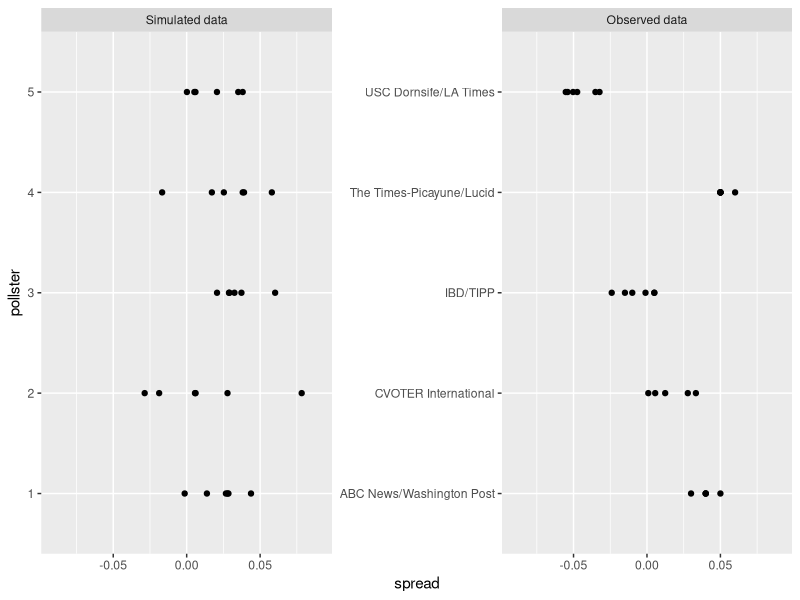
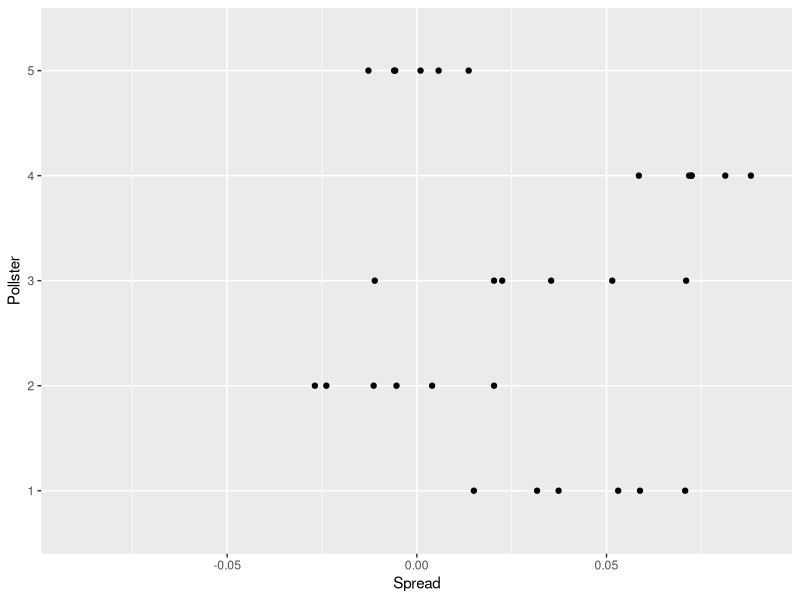

R code for these plots, in order: (Note: this script raises an error after producing the figures.)
## ---- chunk 1
#| echo: false
#| message: false
#| warning: false
#| cache: false
#| 
library(tidyverse)
library(dslabs)
## ---- chunk 2
#knitr::include_graphics(file.path(img_path, "pollster-2016-predictions.png"))
tmp <- data.frame(NYT = "  85%", `538` = "  71%", HuffPost = "  98%", PW = "  89%", PEC = " >99%", DK = "  92%", Cook = " Lean Dem", Roth = " Lean Dem", check.names = FALSE, row.names = "Win Prob")
if (knitr::is_html_output()) {
  knitr::kable(tmp, "html") |>
    kableExtra::kable_styling(bootstrap_options = "striped", full_width = FALSE)
} else{
  knitr::kable(tmp, "latex", booktabs = TRUE) |>
    kableExtra::kable_styling(font_size = 8)
}
## ---- chunk 3
set.seed(2012)
J <- 6
N <- 3000
theta <- 0.021
p <- (theta + 1)/2
y <- rnorm(J, theta, 2*sqrt(p*(1 - p)/N))
## ---- chunk 4
I <- 5
y <- sapply(1:I, function(i) rnorm(J, theta, 2*sqrt(p*(1 - p)/N)))
## ---- chunk 5
polls <- polls_us_election_2016 |> 
  filter(state == "U.S." & enddate >= "2016-11-02" & population == "lv") |>
  mutate(spread = rawpoll_clinton/100 - rawpoll_trump/100) 

tmp <- polls |> group_by(pollster) |> 
  filter(n() >= 5) |> 
  ungroup() |>
  select(pollster, spread) |>
  mutate(type = "Observed data", pollster = as.character(pollster)) |>
  bind_rows(tibble(spread = as.vector(y) , 
                      pollster = rep(as.character(1:I), each = J),
                      type = "Simulated data")) 
tmp |>
  mutate(type = factor(type, levels = c("Simulated data", "Observed data"))) |>
  ggplot(aes(pollster, spread)) + 
  geom_point() + 
  coord_flip() +
  facet_wrap( ~ type, scales = "free_y") +
  ylim(-.09,.09)
## ---- chunk 6
h <- rnorm(I, 0, 0.025)
y <- sapply(1:I, function(i) theta + h[i] + rnorm(J, 0, 2*sqrt(p*(1 - p)/N)))
## ---- chunk 7
data.frame(Spread = as.vector(y) , Pollster = as.factor(rep(1:I, each = J))) |>
  ggplot(aes(Pollster, Spread)) +
  geom_point() +
  coord_flip() +
  ylim(-.09,.09)
## ---- chunk 8
one_poll_per_pollster <- polls |> group_by(pollster) |> 
  filter(enddate == max(enddate)) |>
  ungroup()
## ---- chunk 9
y_bar <- mean(one_poll_per_pollster$spread)
## ---- chunk 10
sigma_b <- 0.03
s2 <- with(one_poll_per_pollster, sd(spread)^2/length(spread))
se <- sqrt(s2 + sigma_b^2)
## ---- chunk 11
theta_0 <- 0
tau <- 0.05
B <- se^2/(se^2 + tau^2)
posterior_mean <- B*theta_0 + (1 - B)*y_bar
posterior_se <- sqrt(1/(1/se^2 + 1/tau^2))
1 - pnorm(0, posterior_mean, posterior_se)
## ---- chunk 12
results <- results_us_election_2016 |> select(state, electoral_votes)
## ---- chunk 13
polls <- polls_us_election_2016 |>
  filter(state != "U.S." & enddate >= "2016-11-02" &  population != "a") |>
  mutate(spread = (rawpoll_clinton - rawpoll_trump)/100)
## ---- chunk 14
polls <- polls |>
  arrange(population, desc(enddate)) |>
  group_by(state, pollster) |>
  slice(1) |>
  ungroup() 
## ---- chunk 15
weights <- data.frame(grade = unique(sort(polls$grade))) |> 
  mutate(weight = seq(0.3, 1, length = length(grade)))
## ---- chunk 16
polls <- polls |> 
  filter(!is.na(grade)) |>
  left_join(weights, by = "grade") |> 
  group_by(state) |>
  summarize(n = n(),
            avg = sum(weight*spread)/sum(weight), 
            sd = sqrt(sum(weight*(spread - avg)^2)/((n - 1)/n*sum(weight))),
            n_eff = sum(weight)^2/sum(weight^2))
## ---- chunk 17
polls$sd <- with(polls, median(sd[n_eff >= 5], na.rm = TRUE))
## ---- chunk 18
results <- left_join(results, polls, by = "state")
## ---- chunk 19
results <- results_us_election_2012 |> 
  mutate(theta_0 = (obama - romney)/100) |> 
  select(state, theta_0) |> 
  right_join(results, by = "state")
## ---- chunk 20
results$tau <- 0.05
## ---- chunk 21
results <- results |>
  mutate(B = sd^2/n_eff/((sd^2/n_eff) + tau^2),
         posterior_mean = if_else(is.na(avg), theta, B*theta_0 + (1 - B)*avg),
         posterior_se = if_else(is.na(avg), tau, sqrt(1/(n_eff/sd^2 + 1/tau^2))))
## ---- chunk 22
set.seed(1983)
B <- 50000
n_states <- nrow(results)
trump_ev <- replicate(B,{
  theta <- with(results, rnorm(n_states, posterior_mean, posterior_se))
  sum(results$electoral_votes[theta < 0])
})
mean(trump_ev > 269)
## ---- chunk 23
sigma_b <- 0.03
trump_ev_2 <- replicate(B, {
  bias <- rnorm(1, 0, sigma_b) 
  mu <- with(results, rnorm(n_states, posterior_mean, posterior_se))
  mu <- mu + bias
  sum(results$electoral_votes[mu < 0])
})
mean(trump_ev_2 > 269)
## ---- chunk 24
state_map <- setNames(c("DC", "ME", "NE"), c("District of Columbia", "Maine","Nebraska"))
tmp <- left_join(results, results_us_election_2016, by = "state") |>
  mutate(abb = state.abb[match(state, state.name)]) |> 
  mutate(abb = ifelse(is.na(abb), str_replace_all(state, state_map), abb)) |> 
  mutate(spread = clinton - trump, avg = avg*100)

tmp |>
  filter(n >= 3 & abb != "DC") |>
  ggplot(aes(avg, spread)) +
  geom_point(aes(size = n)) + 
  geom_abline() +
  ggrepel::geom_text_repel(aes(label = abb), size = 2) +
  scale_size_continuous(range = c(0, 3)) +
  labs(x = "Polling average", y = "Actual result", caption = "Includes states with three or more polls taken during the last week.", title = "Difference between Clinton and Trump", size = "Number of polls")
## ---- chunk 25
tmp |> filter(sign(spread) != sign(avg)) |>
  select(state, avg, spread) |>
  mutate(across(-state, ~round(.,1))) |>
  setNames(c("State", "Polling average", "Actual result"))
## ---- chunk 26
regions <- select(results, state) |>
  mutate(abb = state.abb[match(state, state.name)]) |>
  mutate(region = state.division[match(state, state.name)]) |>
  mutate(region = case_when(
    abb %in% c("PA", "OH", "MI", "IN", "WI", "WV") ~ "Rust Belt",
    abb %in% c("IL", "IN", "IA", "KS", "MN", "MO", "NE", "ND", "SD") ~ "Midwest",
    abb %in% c("AL", "AR", "FL", "GA", "KY", "LA", "MS", "MO", "NC", "SC", 
               "TN", "WV") ~ "South",
    abb %in% c("AZ", "NM", "TX", "OK", "NV") ~ "Southwest",
    abb %in% c("VA", "DE", "MD", "DC") ~ "Middle Atlantic",
    state == "District of Columbia" ~ "Middle Atlantic",
    str_detect(state, "Maine") ~ "New England",
    str_detect(state, "Nebraska") ~ "Midwest",
    TRUE ~ region)) |> select(-abb)

tmp |> left_join(regions, by = "state") |>
  filter(n >= 3 & abb != "DC") |>
  mutate(bias = avg - spread,
         region = reorder(region, bias, median, na.rm = TRUE)) |>
  ggplot(aes(region, bias)) +
  geom_hline(yintercept = 0, lty = 2) + 
  geom_boxplot(outlier.shape = NA, width = 0.5) +
  geom_point(aes(color = region), show.legend = FALSE) +
  ggrepel::geom_text_repel(aes(label = abb), size = 2) +
  theme(axis.text.x = element_text(angle = 45, hjust = 1)) +
  labs(x = "Region", y = "Polling average - actual result")
## ---- chunk 27
#| cache: true
#| echo: false

results <- left_join(results, regions, by = "state")
sigma_g <- 0.02
the_regions <- unique(regions$region)
n_r <- length(the_regions)
sigma_r <- sqrt(sigma_b^2 - sigma_g^2)
trump_ev_3 <- replicate(B, {
  bias_g <- rnorm(1, 0, sigma_b) 
  bias_r <- data.frame(region = the_regions, error = rt(n_r, 3)*sigma_r)
  bias_r <- left_join(results, bias_r, by = "region") |> pull(error)
  theta <- with(results, posterior_mean + rt(n_states, 3)*posterior_se)
  theta <- theta + bias_g + bias_r
  sum(results$electoral_votes[theta < 0])
})

tibble(rows = seq_along(trump_ev), Naive = trump_ev, `538` = trump_ev_3) |> 
  pivot_longer(-rows) |>
  mutate(name = factor(name, levels = c("Naive", "538"))) |>
  ggplot(aes(value)) + 
  geom_histogram(binwidth = 1) +
  geom_vline(xintercept = 269) +
  facet_grid(name ~ ., scales = "free")  +
  labs(x = "# Electoral College Votes")
## ---- chunk 28
one_pollster <- polls_us_election_2016 |> 
  filter(pollster == "Ipsos" & state == "U.S.") |> 
  mutate(spread = rawpoll_clinton/100 - rawpoll_trump/100)
## ---- chunk 29
one_pollster |> mutate(p_hat = (spread + 1)/2, N = samplesize) |>
  summarize(empirical = sd(spread), 
            theoretical = median(2*sqrt(p_hat*(1 - p_hat)/N))) 
## ---- chunk 30
one_pollster |> ggplot(aes(spread)) + geom_histogram(binwidth = 0.01,  color = I("black"))
## ---- chunk 31
one_pollster |> ggplot(aes(enddate, spread)) + 
  geom_point() + 
  geom_smooth(formula = y ~ x, method = "loess", span = 0.1)
## ---- chunk 32
library(tidyverse)
library(dslabs)
polls <- polls_us_election_2016 |> 
  filter(state != "U.S." & enddate >= "2016-10-31") |> 
  mutate(spread = rawpoll_clinton/100 - rawpoll_trump/100)
